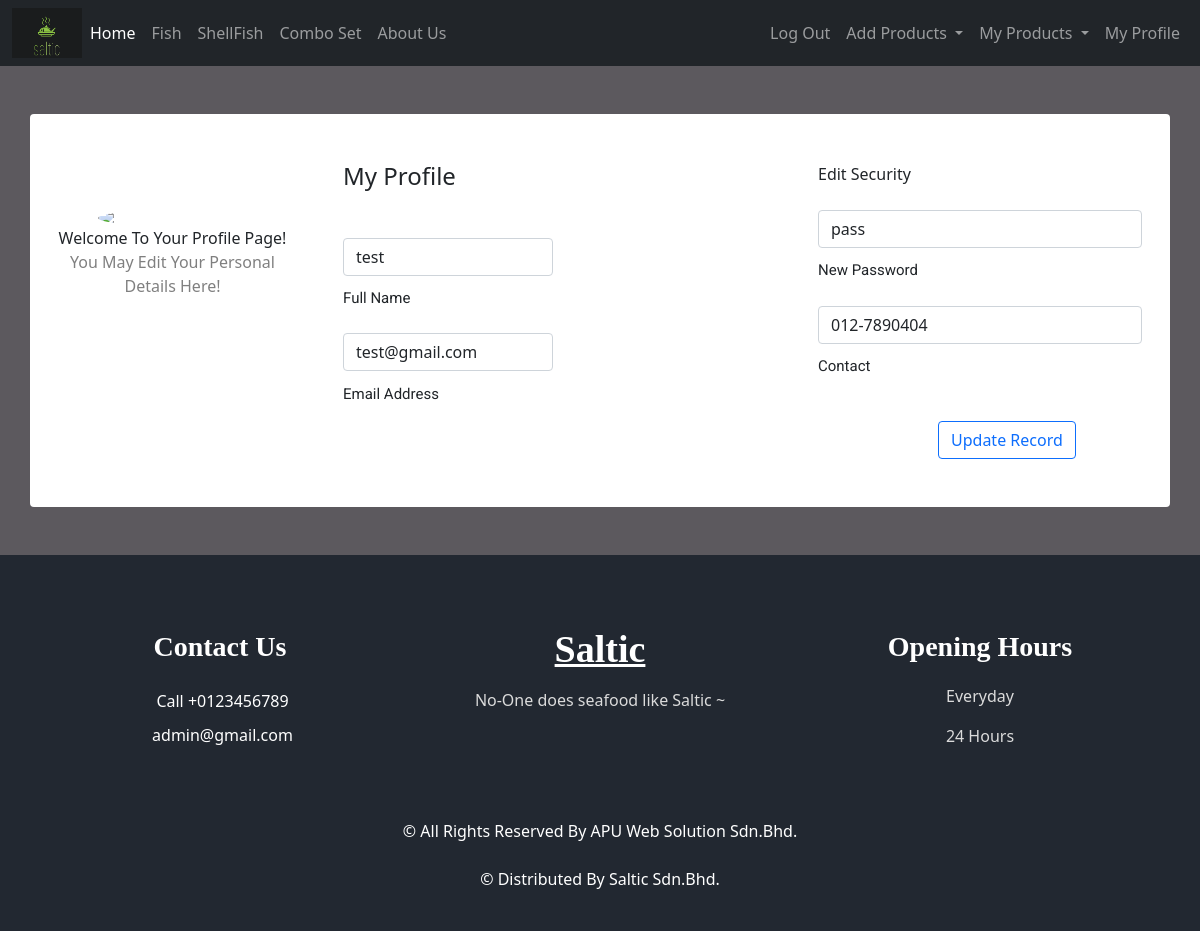
Screenshot of /manageUser.php (signed in) with the database file from the repository.
### tables this page shows
CREATE TABLE `users` (
  `id` int(11) NOT NULL,
  `username` varchar(255) NOT NULL,
  `password` varchar(255) NOT NULL,
  `email` varchar(255) NOT NULL,
  `user_role` int(11) NOT NULL DEFAULT 1,
  `contact_number` varchar(12) NOT NULL
);

### manageUser.php (the view, shortened to what this page needs)
<?php
    include 'db.php';
    include 'navbar.php';
    $id = $_SESSION['id'];
    $sql_query = "SELECT * FROM users WHERE id = '$id'";
    $result = mysqli_query($conn, $sql_query);
    $row = mysqli_fetch_assoc($result);
?>
<!DOCTYPE html>
<html lang="en">
<head>
    <link href="https://cdn.jsdelivr.net/npm/bootstrap@5.1.3/dist/css/bootstrap.min.css" rel="stylesheet"
>
    <link rel="stylesheet" href="css/user.css" type="text/css">
</head>
<body>
    <form action="" method="post">
    <div class="container rounded bg-white mt-5 mb-5">
        <div class="row">
            <div class="col-md-3 border-right">
                <div class="d-flex flex-column align-items-center text-center p-3 py-5">
                    <img class="rounded-circle mt-5" width="150px" src="https://st3.depositphotos.com/15648834/17930/v/600/depositphotos_179308454-stock-illustration-unknown-person-silhouette-glasses-profile.jpg">
                    <span class="font-weight-bold">Welcome To Your Profile Page!</span>
                    <span class="text-black-50">You May Edit Your Personal Details Here!</span><span></span>
                </div>
            </div>
            <div class="col-md-5 border-right">
                <div class="p-3 py-5">
                    <div class="d-flex justify-content-between align-items-center mb-3">
                        <h4 class="text-right">My Profile</h4>
                    </div>
                    <div class="form__group">
                        <div class="row mt-2">
                            <div class="col-md-12">
                                <input type="text" class="form-control" id="username" name="txtName" value="<?php echo $row['username'] ?>">
                                <label for="username "class="labels">Full Name</label>
                                <br>
                                <input type="email" class="form-control" id="input-email" name='txtEmail' value="<?php echo $row['email'] ?>">
                                <label class="labels" for="input-email">Email Address</label>
                                <br>
                            </div>
                        </div>
                    </div>
                </div>
            </div>
            <div class="col-md-4">
                <div class="p-3 py-5">
                <div class="d-flex justify-content-between align-items-center experience"><span>Edit Security</span></div><br>
                    <div class="col-md-12">
                        <input type="text" class="form-control" value="<?php echo $row['password'] ?>" id="password" name="txtPassword">
                        <label class="labels" for="input-new-password">New Password</label>
                    </div>
                    <br>
                    <div class="col-md-12">
                        <input type="text" class="form-control" value="<?php echo $row['contact_number'] ?>" id="txtContact" name="txtContact">
                        <label class="labels" for="input-new-password">Contact</label>
                    </div>
                    <br>
                    <button type="submit" name="updateRecord" value="Update Record" class="btn btn-outline-primary">Update Record</button>
                </div>
            </div>
        </div>
    </div>
    </form>
    <footer class="footer_section">
        <div class="container">
        <div class="row">
            <div class="col-md-4 footer-col">
            <div class="footer_contact">
                <h4>
                Contact Us
                </h4>
                <div class="contact_link_box">
                <a>
                    <span>
                    Call +0123456789
                    </span>
                </a>
                <a>
                    <span>
                    admin@gmail.com
                    </span>
                </a>
                </div>
            </div>
            </div>
            <div class="col-md-4 footer-col">
            <div class="footer_detail">
                <a class="footer-logo">
                Saltic
                </a>
                <p>
                No-One does seafood like Saltic ~
                </p>
            </div>
            </div>
            <div class="col-md-4 footer-col">
            <h4>
                Opening Hours
            </h4>
            <p>
                Everyday
            </p>
            <p>
                24 Hours
            </p>
            </div>
        </div>
        <div class="footer-info">
            <p>
            &copy; <span id="displayYear"></span> All Rights Reserved By
            <a>APU Web Solution Sdn.Bhd.</a><br><br>
            &copy; <span id="displayYear"></span> Distributed By
            <a>Saltic Sdn.Bhd.</a>
            </p>
        </div>
        </div>
    </footer>
</body>
</html>

### css/user.css (style rules this page uses)
body { background: rgb(92, 89, 94) }
.labels { font-family: 'Roboto', sans-serif; font-size: 15px; margin-top: 0.7rem; display: block; transition: all 0.3s; transform: translateY(0rem); }
.form__group { position: relative; padding: 15px 0 0; margin-top: 10px; width: 50%; }
.footer_section { background-color: #222831; color: #ffffff; padding: 75px 0 40px 0; text-align: center; }
.footer_section h4 { font-size: 28px; }
.footer_section h4, .footer_section .footer-logo { font-weight: 600; margin-bottom: 20px; font-family: 'Dancing Script', cursive; }
.footer_section p { color: #dbdbdb; }
.footer_section .footer-col { margin-bottom: 30px; }
.footer_section .footer_contact .contact_link_box { display: -webkit-box; display: -ms-flexbox; display: flex; -webkit-box-orient: vertical; -webkit-box-direction: normal; -ms-flex-direction: column; flex-direction: column; }
.footer_section .footer_contact .contact_link_box a { margin: 5px 0; color: #ffffff; }
.footer_section .footer-logo { display: block; font-weight: bold; font-size: 38px; line-height: 1; color: #ffffff; }
.footer_section .footer-info { text-align: center; margin-top: 25px; }
.footer_section .footer-info p { color: #ffffff; margin: 0; }
.footer_section .footer-info p a { color: inherit; }
.btn { margin-left: 120px; margin-top: 20px; }

### rows the page displays
users: txtName "test", txtEmail "test@gmail.com", txtPassword "pass", txtContact "012-7890404"
